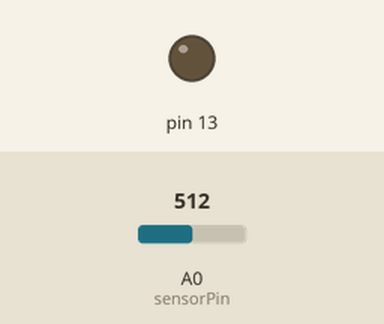
This sketch was run on a simulated Arduino Uno, built with avr-gcc and run on an emulated ATmega328P. Shown: output pins drawn as LEDs (lit = HIGH). The test bench sets the inputs (shaded band); at power-on: A0 (sensorPin) = 512.

Above: at 1.2 s.
1.3 s: A0 (sensorPin) set to 410
2.8 s: A0 (sensorPin) set to 386
At 3.6 s:
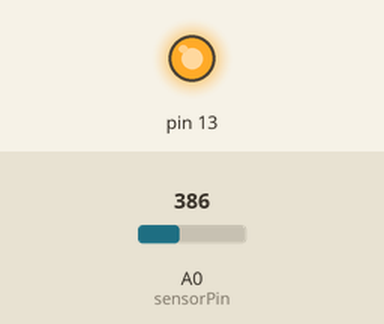
4.3 s: A0 (sensorPin) set to 511
At 4.7 s:
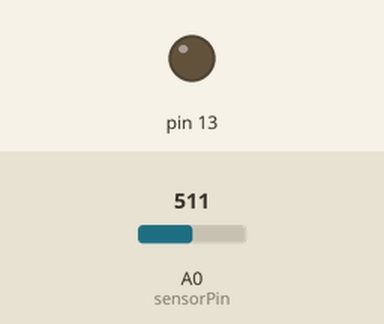
5.8 s: A0 (sensorPin) set to 390
At 7.0 s:
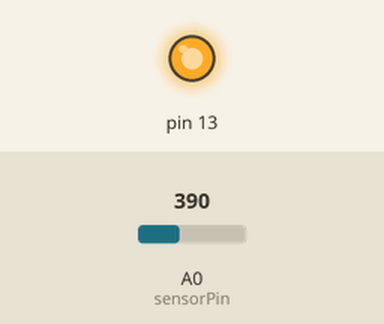
Timing chart, 0 to 8.3 s (numbered marks = the images above; inputs shaded):
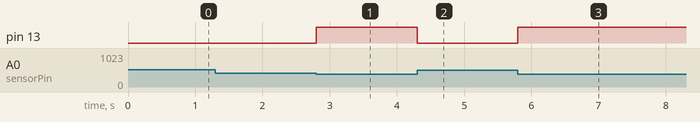

Measured:
- the behaviour switches between 400 and 399 on A0 (sensorPin) (found by bisection; images 0 and 1)
- after the input at 1.3 s, every drawn part: stays the same
- after the input at 2.8 s, pin 13: LOW → HIGH at once
- after the input at 4.3 s, pin 13: HIGH → LOW at once
- after the input at 5.8 s, pin 13: LOW → HIGH at once

The sketch:

idr.ino
```cpp
int sensorPin = A0;            // select the input pin for the ldr
unsigned int sensorValue = 0;  // variable to store the value coming from the ldr

void setup()
{
  pinMode(13, OUTPUT);
  //Start Serial port
  Serial.begin(9600);        // start serial for output - for testing
}

void loop()
{
  // read the value from the ldr:
  sensorValue = analogRead(sensorPin);
  if(sensorValue<400) digitalWrite(13, HIGH);   // set the LED on
  else digitalWrite(13, LOW);   // set the LED on

  // For DEBUGGING - Print out our data, uncomment the lines below
  //Serial.print(sensorValue, DEC);     // print the value (0 to 1024)
  //Serial.println("");                   // print carriage return
  //delay(500);
}
```
